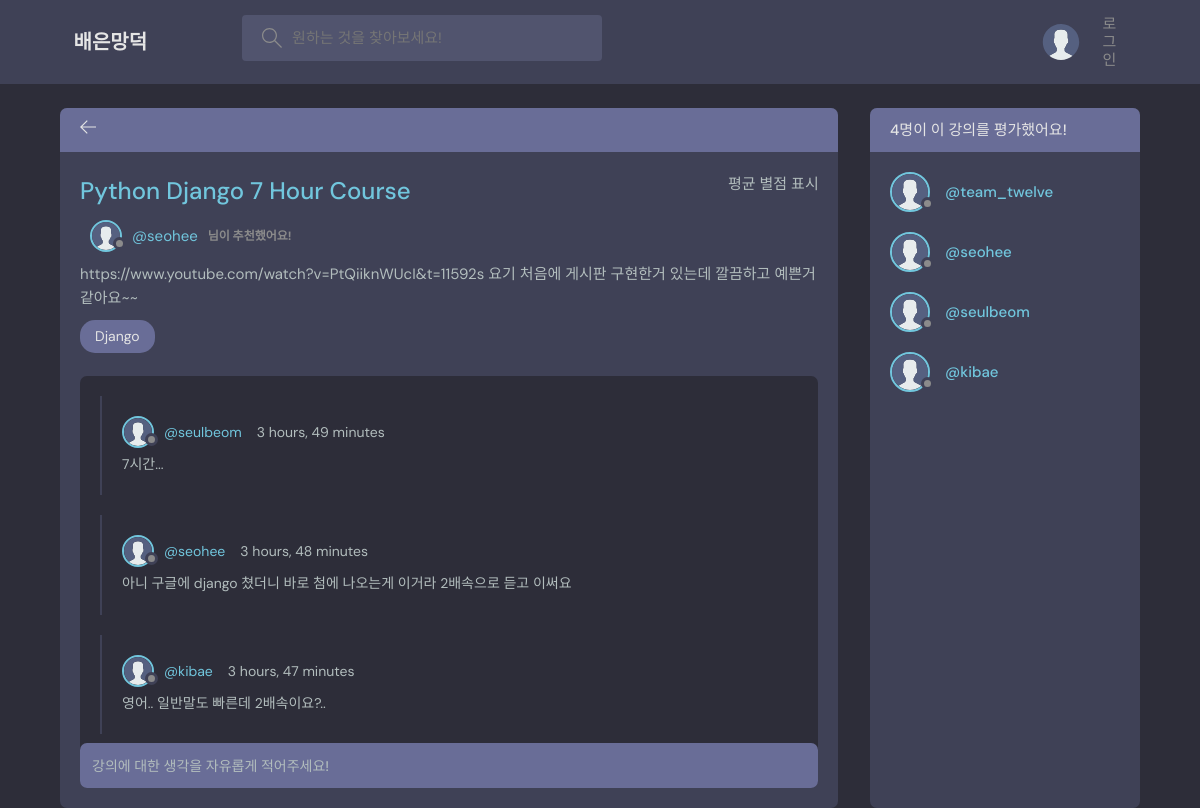
The page /room/4/ on the database its author committed.
### base/models.py (models this page shows, shortened)
class Room(models.Model):
    host = models.ForeignKey(User, on_delete=models.SET_NULL, null=True)
    topic = models.ForeignKey(Topic, on_delete=models.SET_NULL, null=True)
    name = models.CharField(max_length=200)
    description = models.TextField(null=True, blank=True)
    participants = models.ManyToManyField(
        User, related_name='participants', blank=True)
    updated = models.DateTimeField(auto_now=True)
    created = models.DateTimeField(auto_now_add=True)
    class Meta:
        ordering = ['-updated', '-created']

class Topic(models.Model):
    name = models.CharField(max_length=200)
    def __str__(self):
        return self.name

class Message(models.Model):
    user = models.ForeignKey(User, on_delete=models.CASCADE)
    room = models.ForeignKey(Room, on_delete=models.CASCADE)
    body = models.TextField()
    updated = models.DateTimeField(auto_now=True)
    created = models.DateTimeField(auto_now_add=True)
    class Meta:
        ordering = ['-updated', '-created']

### base/views.py (the view, shortened to what this page needs)
# urls.py: path('room/<str:pk>/', views.room, name="room"),
def room(request, pk):
    room = Room.objects.get(id=pk)
    room_messages = room.message_set.all().order_by('created')
    participants = room.participants.all()
    context = {'room': room, 'room_messages': room_messages,
               'participants': participants}
    return render(request, 'base/room.html', context)

### base/templates/base/room.html (shortened to what this page needs)
{% extends 'main.html' %}
{% load static %}
{% block content %}
<head>
</head>
<main class="profile-page layout layout--2">
  <div class="container">
    <div class="room">
      <div class="room__top">
        <div class="room__topLeft">
          <a href="{% url 'home' %}">
            <svg version="1.1" xmlns="http://www.w3.org/2000/svg" width="32" height="32" viewBox="0 0 32 32">
              <title>arrow-left</title>
              <path
                d="M13.723 2.286l-13.723 13.714 13.719 13.714 1.616-1.611-10.96-10.96h27.625v-2.286h-27.625l10.965-10.965-1.616-1.607z">
              </path>
            </svg>
          </a>
        </div>
      </div>
      <div class="room__box scroll">
        <div class="room__header scroll">
          <div class="room__info">
            <h3>{{ room.name }}</h3>
            <span>
              평균 별점 표시
            </span>
          </div>
          <div class="room__hosted">
            <a href="{% url 'user-profile' room.host.id %}" class="room__author">
              <div class="avatar avatar--small">
                <img src="{% static 'images/avatar.svg' %}" />
              </div>
              <span>@{{room.host.username}}</span>
              <p>님이 추천했어요!</p>
            </a>
          </div>
          <div class="room__details">
            {{ room.description }}
          </div>
          <span class="room__topics">{{room.topic}}</span>
        </div>
        <div class="room__conversation">
          <div class="threads scroll">
            {% for message in room_messages %}
            <div class="thread">
              <div class="thread__top">
                <div class="thread__author">
                  <a href="{% url 'user-profile' message.user.id %}" class="thread__authorInfo">
                    <div class="avatar avatar--small">
                      <img src="{% static 'images/avatar.svg' %}" />
                    </div>
                    <span>@{{ message.user.username }}</span>
                  </a>
                  <span class="thread__date">{{message.created | timesince}}</span>
                </div>
              </div>
              <div class="thread__details">
                {{ message.body }}
              </div>
            </div>
            {% endfor %}
          </div>
        </div>
      </div>
      <div class="room__message">
        <form method="POST" action="">
          <input name="body" placeholder="강의에 대한 생각을 자유롭게 적어주세요!" />
        </form>
      </div>
    </div>
    <div class="participants">
      <h3 class="participants__top"> {{ participants.count }}명이 이 강의를 평가했어요!</h3>
      <div class="participants__list scroll">
        {% for user in participants %}
        <a href="{% url 'user-profile' user.id %}" class="participant">
          <div class="avatar avatar--medium">
            <img src="{% static 'images/avatar.svg' %}" />
          </div>
          <p>
            <span>@{{ user.username }}</span>
          </p>
        </a>
        {% endfor %}
      </div>
    </div>
  </div>
</main>
{% endblock content %}

### rows shown on the page
Room: name "Python Django 7 Hour Course", host.username "seohee", description "https://www.youtube.com/watch?v=PtQiiknWUcI&t=11592s 요기 처음에 게시판 구현한거 있는데 깔끔하고 예쁜거같아요~~", topic "Django"
Message: user.username "seulbeom", created "3 hours, 49 minutes", body "7시간..."
Message: user.username "seohee", created "3 hours, 48 minutes", body "아니 구글에 django 쳤더니 바로 첨에 나오는게 이거라 2배속으로 듣고 이써요"
Message: user.username "kibae", created "3 hours, 47 minutes", body "영어.. 일반말도 빠른데 2배속이요?.."

### other values the page prints
{{ participants.count }} "4"
{{ user.username }} "team_twelve"
{{ user.username }} "seohee"
{{ user.username }} "seulbeom"
{{ user.username }} "kibae"
